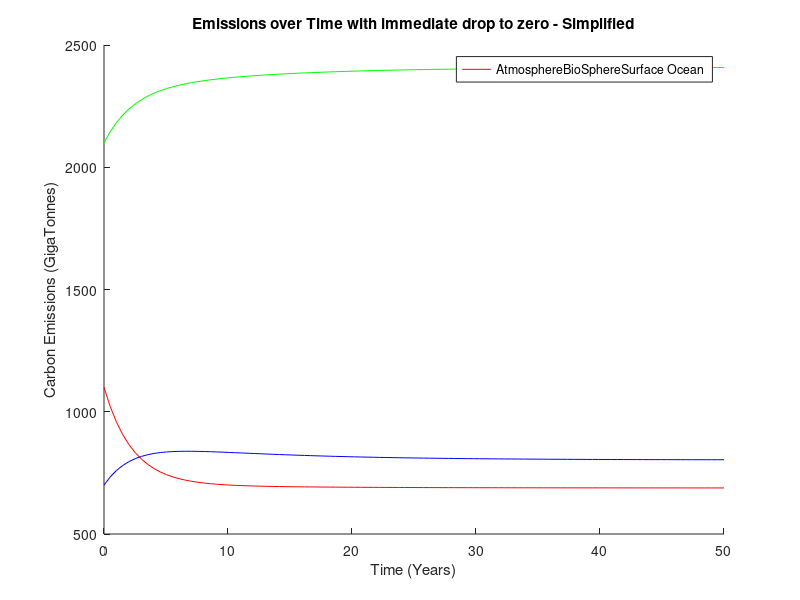

Here is the MATLAB script that generated this plot:
clc
clear
format long
x_1850i = [1100 2100 700]
B = [-210/600 , 120/2100, 90/700; ...
    120/600, -120/2100, 0; ...
    90/600 , 0, -90/700];

[V,D] = eig(B);

t = 0;
a = V\x_1850i';
f = @(t) a.*exp(diag(D)*t);
x = @(t) V*f(t);
t = linspace(0,50);

X = x(t);
% plot(t,X(1:3,:))
hold on
% plot(2.2222,851.056,'r*')
plot(t,X(1,:),'r')
plot(t,X(2,:),'g')
plot(t,X(3,:),'b')
title('Emissions over Time with immediate drop to zero - Simplified')
ylabel('Carbon Emissions (GigaTonnes)')
xlabel('Time (Years)')
Labels = ["Atmosphere" "BioSphere" "Surface Ocean"];
legend(Labels);